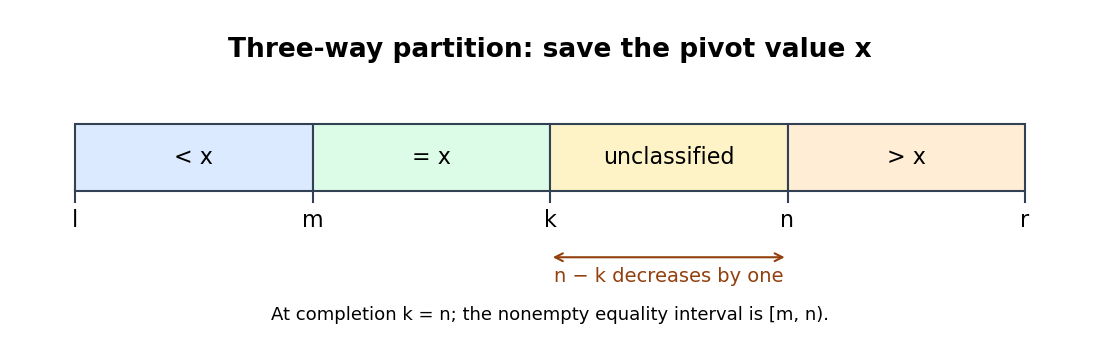

Here is the Python script that generated this plot:
"""Draw the generic four-region invariant, writing the PNG to cwd."""
from pathlib import Path
import matplotlib
matplotlib.use('Agg')
import matplotlib.pyplot as plt
from matplotlib.patches import Rectangle

plt.rcParams.update({'font.family':'DejaVu Sans','font.size':14})
fig,ax=plt.subplots(figsize=(11,3.5),dpi=100,facecolor='white')
ax.set(xlim=(-.6,12.6),ylim=(-1.4,2.8));ax.axis('off')
ax.text(6,2.2,'Three-way partition: save the pivot value x',ha='center',fontsize=19,weight='bold')
for left,right,label,color in [(0,3,'< x','#dbeafe'),(3,6,'= x','#dcfce7'),(6,9,'unclassified','#fef3c7'),(9,12,'> x','#ffedd5')]:
    ax.add_patch(Rectangle((left,.5),right-left,.85,facecolor=color,edgecolor='#334155',linewidth=1.5))
    ax.text((left+right)/2,.925,label,ha='center',va='center',fontsize=16)
for x,label in [(0,'l'),(3,'m'),(6,'k'),(9,'n'),(12,'r')]:
    ax.plot([x,x],[.35,.5],color='#334155');ax.text(x,.12,label,ha='center',va='center',fontsize=16)
ax.annotate('',(9,-.35),(6,-.35),arrowprops={'arrowstyle':'<->','lw':1.5,'color':'#92400e'})
ax.text(7.5,-.67,'n − k decreases by one',ha='center',color='#92400e')
ax.text(6,-1.15,'At completion k = n; the nonempty equality interval is [m, n).',ha='center',fontsize=13)
fig.subplots_adjust(left=.025,right=.975,bottom=.03,top=.97)
fig.savefig(Path(__file__).with_suffix('.png').name,facecolor='white')
plt.close(fig)
